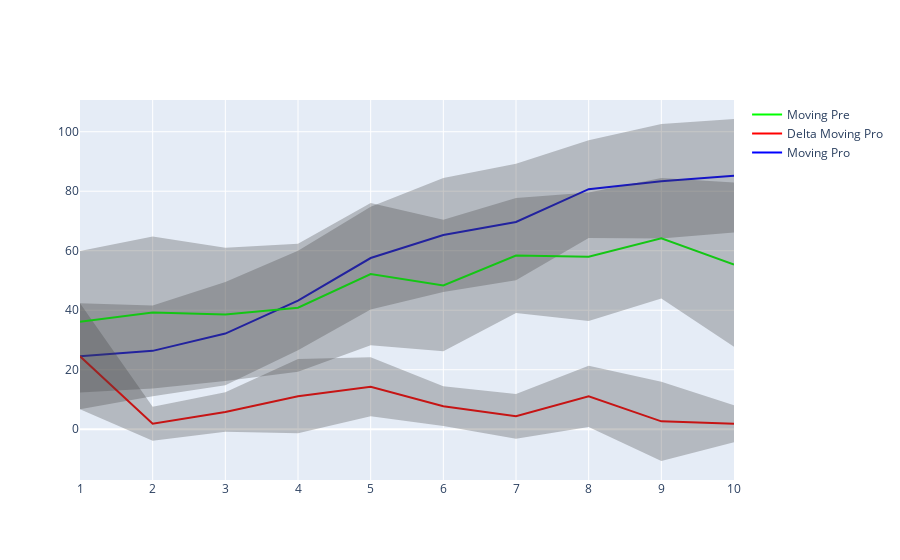

Notebook code for this chart:
### Code cell
import plotly.graph_objects as go

# Assuming these are numpy arrays
moving_pro_mean = moving_pro.mean(axis=0)
moving_pro_std = moving_pro.std(axis=0)

delta_moving_pro_mean = delta_moving_pro.mean(axis=0)
delta_moving_pro_std = delta_moving_pro.std(axis=0)

moving_pre_mean = moving_pre.mean(axis=0)
moving_pre_std = moving_pre.std(axis=0)


x_values = np.arange(1, len(moving_pro_mean) + 1)  # This assumes the x-axis is the index from 1 to length of your data

# Create a figure
fig = go.Figure()

# Add Moving Pro data
fig.add_trace(go.Scatter(
    x=x_values,
    y=moving_pro_mean,
    mode='lines',
    name='Moving Pro',
    line=dict(color='rgb(0, 0, 255)'),
))
fig.add_trace(go.Scatter(
    x=x_values,
    y=moving_pro_mean - moving_pro_std,
    mode='lines',
    marker=dict(color="#444"),
    line=dict(width=0),
    showlegend=False,
))
fig.add_trace(go.Scatter(
    x=x_values,
    y=moving_pro_mean + moving_pro_std,
    marker=dict(color="#444"),
    line=dict(width=0),
    mode='lines',
    fillcolor='rgba(68, 68, 68, 0.3)',
    fill='tonexty',
    showlegend=False,
))

# Add Delta Moving Pro data
fig.add_trace(go.Scatter(
    x=x_values,
    y=delta_moving_pro_mean,
    mode='lines',
    name='Delta Moving Pro',
    line=dict(color='rgb(255, 0, 0)'),
))
fig.add_trace(go.Scatter(
    x=x_values,
    y=delta_moving_pro_mean - delta_moving_pro_std,
    mode='lines',
    marker=dict(color="#444"),
    line=dict(width=0),
    showlegend=False,
))
fig.add_trace(go.Scatter(
    x=x_values,
    y=delta_moving_pro_mean + delta_moving_pro_std,
    marker=dict(color="#444"),
    line=dict(width=0),
    mode='lines',
    fillcolor='rgba(68, 68, 68, 0.3)',
    fill='tonexty',
    showlegend=False,
))

# Add Moving Pre data
fig.add_trace(go.Scatter(
    x=x_values,
    y=moving_pre_mean,
    mode='lines',
    name='Moving Pre',
    line=dict(color='rgb(0, 255, 0)'),
))
fig.add_trace(go.Scatter(
    x=x_values,
    y=moving_pre_mean - moving_pre_std,
    mode='lines',
    marker=dict(color="#444"),
    line=dict(width=0),
    showlegend=False,
))
fig.add_trace(go.Scatter(
    x=x_values,
    y=moving_pre_mean + moving_pre_std,
    marker=dict(color="#444"),
    line=dict(width=0),
    mode='lines',
    fillcolor='rgba(68, 68, 68, 0.3)',
    fill='tonexty',
    showlegend=False,
))

# Show the figure
fig.show()

### Figure 1 — Plotly figure (JSON) as saved in the notebook; plotly's stock layout.template omitted (floating-point values rounded to 4 significant figures)
{"data": [{"line": {"color": "rgb(0, 0, 255)"}, "mode": "lines", "name": "Moving Pro", "type": "scatter", "x": [1, 2, 3, 4, 5, 6, 7, 8, 9, 10], "y": [24.5, 26.35, 32.15, 43.25, 57.55, 65.3, 69.65, 80.7, 83.35, 85.2]}, {"line": {"width": 0}, "marker": {"color": "#444"}, "mode": "lines", "showlegend": false, "type": "scatter", "x": [1, 2, 3, 4, 5, 6, 7, 8, 9, 10], "y": [6.686, 11.12, 14.77, 26.54, 40.28, 46.11, 50.06, 64.26, 64.11, 66.12]}, {"fill": "tonexty", "fillcolor": "rgba(68, 68, 68, 0.3)", "line": {"width": 0}, "marker": {"color": "#444"}, "mode": "lines", "showlegend": false, "type": "scatter", "x": [1, 2, 3, 4, 5, 6, 7, 8, 9, 10], "y": [42.31, 41.58, 49.53, 59.96, 74.82, 84.49, 89.24, 97.14, 102.6, 104.3]}, {"line": {"color": "rgb(255, 0, 0)"}, "mode": "lines", "name": "Delta Moving Pro", "type": "scatter", "x": [1, 2, 3, 4, 5, 6, 7, 8, 9, 10], "y": [24.5, 1.85, 5.8, 11.1, 14.3, 7.75, 4.35, 11.05, 2.65, 1.85]}, {"line": {"width": 0}, "marker": {"color": "#444"}, "mode": "lines", "showlegend": false, "type": "scatter", "x": [1, 2, 3, 4, 5, 6, 7, 8, 9, 10], "y": [6.686, -3.853, -0.8151, -1.382, 4.395, 1.058, -3.168, 0.7472, -10.67, -4.405]}, {"fill": "tonexty", "fillcolor": "rgba(68, 68, 68, 0.3)", "line": {"width": 0}, "marker": {"color": "#444"}, "mode": "lines", "showlegend": false, "type": "scatter", "x": [1, 2, 3, 4, 5, 6, 7, 8, 9, 10], "y": [42.31, 7.553, 12.42, 23.58, 24.21, 14.44, 11.87, 21.35, 15.97, 8.105]}, {"line": {"color": "rgb(0, 255, 0)"}, "mode": "lines", "name": "Moving Pre", "type": "scatter", "x": [1, 2, 3, 4, 5, 6, 7, 8, 9, 10], "y": [36.15, 39.25, 38.6, 40.85, 52.15, 48.3, 58.4, 58, 64.2, 55.35]}, {"line": {"width": 0}, "marker": {"color": "#444"}, "mode": "lines", "showlegend": false, "type": "scatter", "x": [1, 2, 3, 4, 5, 6, 7, 8, 9, 10], "y": [12.37, 13.69, 16.2, 19.32, 28.25, 26.22, 39.08, 36.41, 43.95, 27.73]}, {"fill": "tonexty", "fillcolor": "rgba(68, 68, 68, 0.3)", "line": {"width": 0}, "marker": {"color": "#444"}, "mode": "lines", "showlegend": false, "type": "scatter", "x": [1, 2, 3, 4, 5, 6, 7, 8, 9, 10], "y": [59.93, 64.81, 61.0, 62.38, 76.05, 70.38, 77.72, 79.59, 84.45, 82.97]}], "layout": {}}
